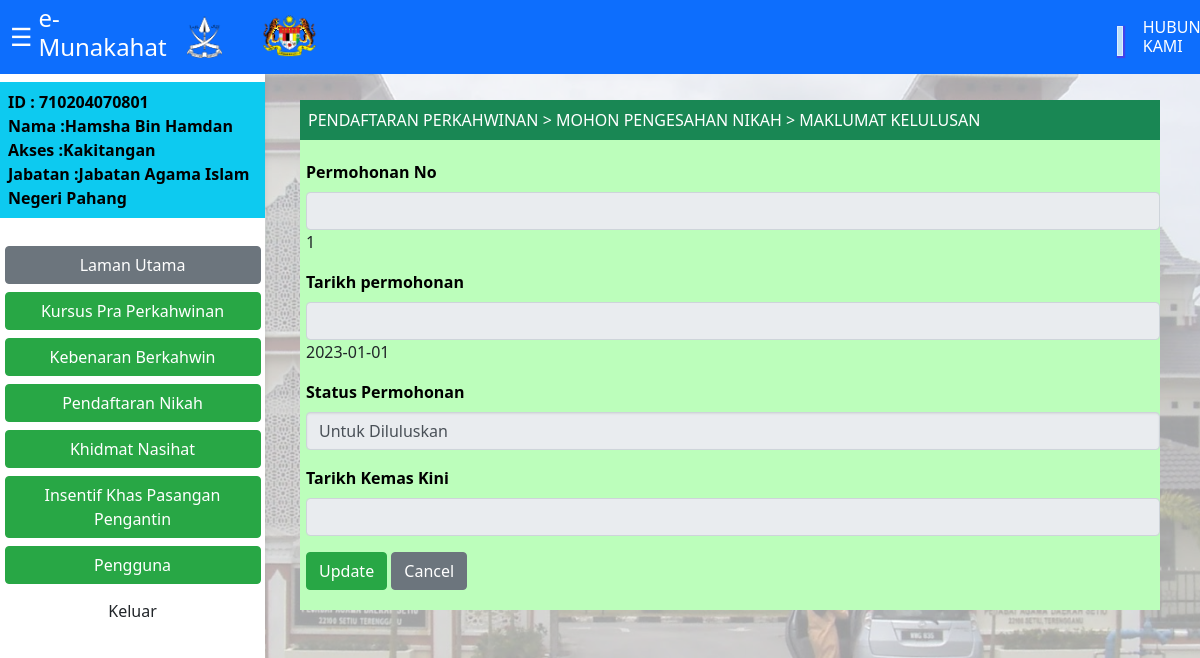
The page /Business_Service/controller/ManageMarriageRegistration/staffMarriageRegistrationController/viewMarriage.php?RegistrationNo=1 on the database its author committed.
### tables this page shows
CREATE TABLE `marriage_registration` (
  `RegistrationNo` int(11) NOT NULL,
  `Registration_Type` varchar(30) NOT NULL,
  `Registration_Date` date NOT NULL,
  `Registration_Status` varchar(20) NOT NULL,
  `Accept_Date` date DEFAULT NULL,
  `Staff_IC` varchar(12) NOT NULL
);

### Business_Service/controller/ManageMarriageRegistration/staffMarriageRegistrationController/viewMarriage.php (the view, shortened to what this page needs)
<?php
$conn = mysqli_connect('localhost', 'root', '', 'e-munakahat');
if (isset($_GET['RegistrationNo'])) {
  $RegistrationNo1 = $_GET['RegistrationNo'];
  $sql = "SELECT * FROM marriage_registration WHERE RegistrationNo = $RegistrationNo1";
  $result = $conn->query($sql);
  if ($result->num_rows > 0) {
    $row = $result->fetch_assoc();
    $RegistrationNo = $row['RegistrationNo'];
    $Registration_Date = $row['Registration_Date'];
    $Registration_Status = $row['Registration_Status'];
  } else {
    echo "registration not found.";
    exit;
  }
} else {
  echo "No registration no provided.";
  exit;
}
?>
<!DOCTYPE html>
<html lang="en">
<head>
  <link href="https://cdn.jsdelivr.net/npm/bootstrap@5.3.0-alpha3/dist/css/bootstrap.min.css" rel="stylesheet">
  <link rel="stylesheet" href="../assets/style.css">
  <link rel="stylesheet" href="../assets/css/module3.css">
  <link rel="stylesheet" href="../assets/css/function.css">
</head>
<body>
  <div class="overlay">
    <nav class="collapse d-lg-block sidebar collapse bg-white justify-content-center">
      <div class="position-sticky">
        <br>
        <div class="p-2 mb-1 bg-info text-white">
          <div class="userdata">
            ID : 710204070801
            <br>
            Nama :Hamsha Bin Hamdan
            <br>
            Akses :Kakitangan
            <br>
            Jabatan :Jabatan Agama Islam Negeri Pahang
          </div>
        </div>
        <br>
        <div class="d-flex justify-content-center">
          <div class="list-group" style="width: 16rem;">
            <div class="list-group" style="width: 16rem;">
              <button class="btn btn-secondary h6"><a href="../ManageStaffAccountRegistrationView/m1_homepagestaff.php" style="color:white;text-decoration:none;">Laman Utama</a></button>
              <button class="btn btn-success h6"><a href="../ManageStaffMarriagePreparationView/m2_maincoursepagestaff.php" style="color:white;text-decoration:none;">Kursus Pra Perkahwinan</a></button>
              <button class="btn btn-success h6"><a href="../ManageStaffMarriageApplicationView/m2_mainapplypagestaff.php" style="color:white;text-decoration:none;">Kebenaran Berkahwin</a></button>
              <button class="btn btn-success h6"><a href="../ManageMarriageRegistrationStaffView/m3_adminMarriage.php" style="color:white;text-decoration:none;">Pendaftaran Nikah</a></button>
              <button class="btn btn-success h6"><a href="../ManageMarriageConsultationAdvisorView/m4_advisorApplicationList.php" style="color:white;text-decoration:none;">Khidmat Nasihat</a></button>
              <button class="btn btn-success h6" id="staffincentivemainpage"><a href="../ManageIncentiveApplicationStaffView/m5_staffMainPage.php" style="color:white;text-decoration:none;">Insentif Khas Pasangan Pengantin</a></button>
              <button class="btn btn-success h6" onclick="window.location.href='m1_staffUtility.php'">Pengguna</button>
              <button class="btn btn-dark h6" id="Keluar" onclick="window.location.href='<?php echo $_SERVER['PHP_SELF']; ?>?logout=true'">Keluar</button>
            </div>
          </div>
        </div>
    </nav>
    <nav class="p-1 mb-1 bg-primary text-white justify-content-center fixed-top">
      <div class="h-span-container">
        <button class="navbar-button" id="hey">&#9776;</button>
        <h4 class=".float-start">e-Munakahat</h4>
        <img src="../assets/img/jata-pahang.png" alt="jata-pahang" class="imglogo-upper-interface">
        <img src="../assets/img/Logo-KPM-BI-font-putih.png" alt="logo-persekutuan-malaysia" class="img-upper-interface">
        <div class="timedatebox">
        </div>
        <div class="float-hub">
          <h6>HUBUNGI KAMI</h6>
        </div>
      </div>
    </nav>
    <div class="content-admin">
      <div class="p-2 mb-2 bg-success text-white">
        <span class="h6 text-uppercase">PENDAFTARAN PERKAHWINAN > Mohon Pengesahan Nikah > MAKLUMAT KELULUSAN</span>
      </div>
      <div class="content-of-module-admin">
        <div style="padding: 20px 0px 20px 6px;">
          <form action="../../business_service/controller/ManageMarriageRegistration/staffMarriageRegistrationController/updateMarriage.php?RegistrationNo<?php echo $RegistrationNo; ?>" method="POST">
            <div class="form-group">
              <label for="RegistrationNo">Permohonan No</label>
              <input type="text" name="RegistrationNo" class="form-control" disabled><?php echo $RegistrationNo; ?>
            </div>
            <div class="form-group">
              <label for="Registration_Date">Tarikh permohonan</label>
              <input type="text" name="Registration_Date" class="form-control" disabled><?php echo $Registration_Date; ?>
            </div>
            <div class="form-group">
              <label for="Registration_Status">Status Permohonan</label>
              <select id="Registration_Status" class="form-control custom-select" name="Registration_Status" disabled>
                <option value="Untuk Diluluskan" <?php if ($Registration_Status === "Untuk Diluluskan") echo 'selected'; ?>>Untuk Diluluskan</option>
              </select>
            </div>
            <div class="form-group">
              <label for="Accept_Date">Tarikh Kemas Kini</label>
              <input type="text" name="Accept_Date" class="form-control" disabled><?php echo $Accept_Date; ?>
            </div>
            <div class="row">
              <div class="col-12">
                <button type="submit" class="btn btn-success">Update</button>
                <a href="../../../../View/ManageMarriageRegistrationStaffView/m3_adminMarriageList.php" class="btn btn-secondary">Cancel</a>
              </div>
            </div>
          </form>
        </div>
      </div>
    </div>
  </div>
</body>
</html>

### View/assets/style.css (style rules this page uses)
body { background-image: url('img/agama1.jpg'); background-size: cover; background-repeat: no-repeat; background-attachment: fixed; }
.overlay { position: absolute; top: 0; left: 0; width: 100%; height: 100%; background-color: rgba(255, 255, 255, 0.6); }
.img-upper-interface { margin-left: 40px; width: 55px; height: auto; }
.imglogo-upper-interface { margin-left: 20px; width: 35px; height: auto; }
.navbar-button { background-color: transparent; border: none; color: #ffffff; cursor: pointer; font-size: 25px; }
.h-span-container { display: flex; align-items: center; }
.timedatebox { width: 240px; height: 30px; background-color: #bbe0f7; border: 1px solid #ddeeff; float: left; color: black; margin-left: 780px; justify-content: center; text-align: center; box-shadow: 1px 1px 1px 1px rgb(67, 67, 234); }
.float-hub { float: right; margin: 8px 0px 0px 20px; }
.sidebar { position: fixed; top: 0; bottom: 0; left: 0; padding: 58px 0 0; box-shadow: 0 2px 5px 0 rgb(0 0 0 / 5%), 0 2px 10px 0 rgb(0 0 0 / 5%); width: 265px; z-index: 600; }
.userdata { color: black; font-weight: bold; }
.content-admin { margin: 100px 40px 0px 300px; }
.content-of-module-admin { margin-top: -8px; background-color: #bcfebb; min-height: fit-content; }

### View/assets/css/module3.css (style rules this page uses)
body { background-image: url('../img/agama1.jpg'); background-size: cover; background-attachment: fixed; background-repeat: no-repeat; }
.overlay { position: absolute; top: 0; left: 0; width: 100%; height: 100%; background-color: rgba(255, 255, 255, 0.6); }
.img-upper-interface { margin-left: 40px; width: 55px; height: auto; }
.imglogo-upper-interface { margin-left: 20px; width: 35px; height: auto; }
.navbar-button { background-color: transparent; border: none; color: #ffffff; cursor: pointer; font-size: 25px; }
.h-span-container { display: flex; align-items: center; }
.timedatebox { width: 240px; height: 30px; background-color: #bbe0f7; border: 1px solid #ddeeff; float: right; color: black; margin: 8px 0px 0px 800px; justify-content: center; text-align: center; box-shadow: 1px 1px 1px 1px rgb(67, 67, 234); }
.float-hub { float: right; margin: 8px 0px 0px 20px; }
.sidebar { position: fixed; top: 0; bottom: 0; left: 0; padding: 58px 0 0; box-shadow: 0 2px 5px 0 rgb(0 0 0 / 5%), 0 2px 10px 0 rgb(0 0 0 / 5%); width: 265px; z-index: 600; }
.userdata { color: black; font-weight: bold; }
.content-admin { margin: 100px 40px 0px 300px; }
.content-of-module-admin { margin-top: -8px; background-color: #bcfebb; min-height: fit-content; }

### rows shown on the page
marriage_registration: RegistrationNo "1", Registration_Date "2023-01-01", Registration_Status "Untuk Diluluskan"
